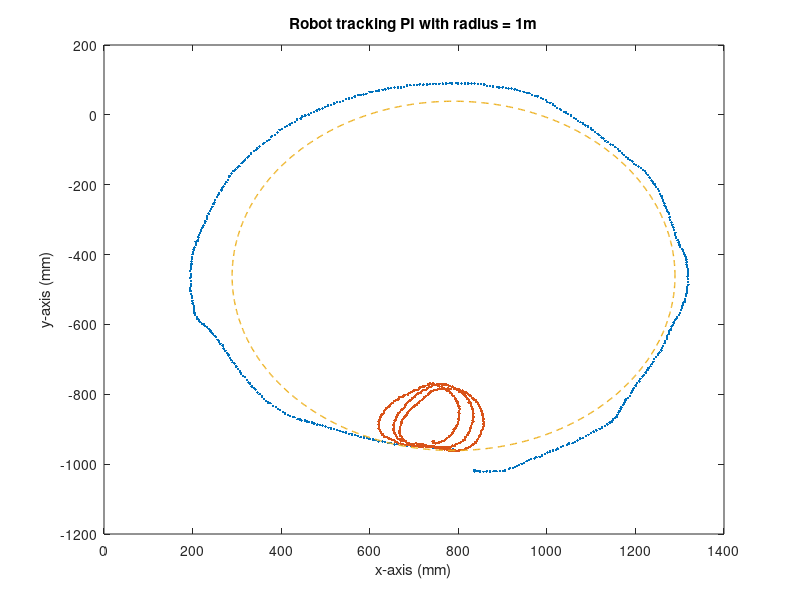
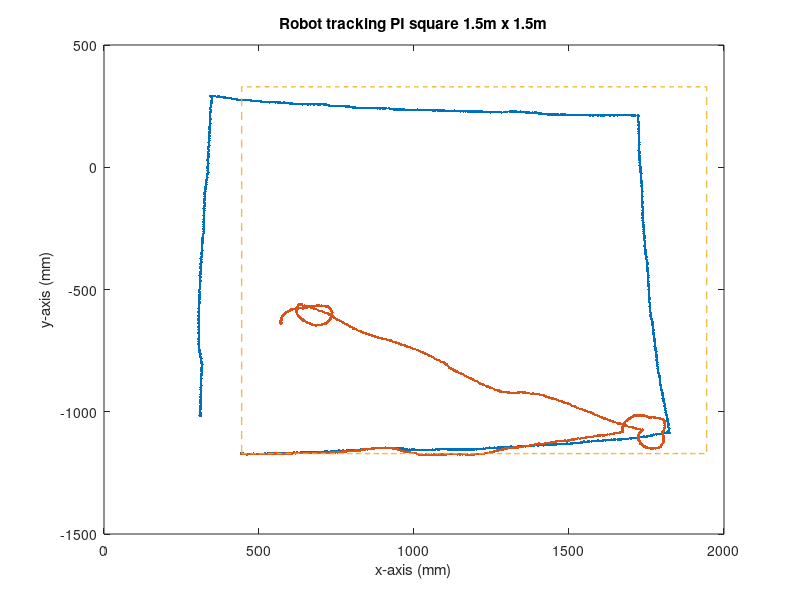

These charts were generated, in order, by the following MATLAB code:
clc
clear all
close all

%CIRCLE PI
data1 = csvread('CirclePI_R1m_08_01_2020.csv');
x_pi_r1m = data1(:,1);
y_pi_r1m = data1(:,2);
y_pi_r1m(891,1) = y_pi_r1m(890,1);
figure;
plot(x_pi_r1m,y_pi_r1m,'.','lineWidth',1);
title('Robot tracking PI with radius = 1m')
xlabel('x-axis (mm)');
ylabel('y-axis (mm)');

%CIRCLE MASTER 
data2 = csvread('CircleMaster_R1m_08_01_2020.csv');
x_master_r1m = data2(1:891,1);
y_master_r1m = data2(1:891,2);

hold on
plot(x_master_r1m,y_master_r1m,'.','lineWidth',1);
title('Robot tracking PI with radius = 1m')
xlabel('x-axis (mm)');
ylabel('y-axis (mm)');

th = 0:pi/445:2*pi;
xunit = 500 * cos(th) + 789.3;
xunit = xunit';
yunit = 500 * sin(th) + -461;
yunit = yunit';
plot(xunit, yunit, '--', 'lineWidth',1);

disp('Erro Circulo PI:')
errorCircle1 = -(trapz(xunit,yunit)/trapz(x_pi_r1m,y_pi_r1m))

disp('Erro Circulo Anterior:')
errorCircle2 = -(trapz(x_master_r1m,y_master_r1m)/trapz(xunit,yunit))
%SQUARE PI 
data3 = csvread('SquarePI_015_ms_08_01_2020.csv');
x_pi_015ms = data3(:,1);
y_pi_015ms = data3(:,2);

figure;
plot(x_pi_015ms,y_pi_015ms,'.','lineWidth',1);
title('Robot tracking PI square 1.5m x 1.5m')
xlabel('x-axis (mm)');
ylabel('y-axis (mm)');

%SQUARE MASTER 
data4 = csvread('SquareMaster_015_ms_08_01_2020.csv');
data4 = data4(1:1692,:);
x_master_015ms = data4(:,1);
y_master_015ms = data4(:,2);

hold on
plot(x_master_015ms,y_master_015ms,'.','lineWidth',1);
l1_x = (444:3.5461:1944);
l1_x = l1_x';

l2_y = (-1171:3.5461:329);
l2_y = l2_y';

l3_x = (1944:-3.5461:444);
l3_x = l3_x';

l4_y = (329:-3.5461:-1171);
l4_y = l4_y';

for i = 1:423
    l1_y(i,1) = -1171;
    l2_x(i,1) = 1944;
    l3_y(i,1) = 329;
    l4_x(i,1) = 444;
end

x_ideal = vertcat(l1_x, l2_x, l3_x, l4_x);
y_ideal = vertcat(l1_y, l2_y, l3_y, l4_y);
plot(x_ideal,y_ideal,'--','lineWidth',1);
%title('Robot tracking PI with radius = 1m')
%xlabel('x-axis (mm)');
%ylabel('y-axis (mm)');
errorSquare1 = (trapz(x_pi_015ms,y_pi_015ms)/trapz(x_ideal,y_ideal))
errorSquare2 = (trapz(x_master_015ms,y_master_015ms)/trapz(x_ideal,y_ideal))
%j = 1;
%x1(1,1) = x(1,1);
%y1(1,1) = y(1,1);
%for i = 1:(length(x)-1)
% if ((x(i+1,1)-x(i,1) ~= 0) || (y(i+1,1)-y(i,1) ~= 0))
%    j = j + 1; 
%    x1(j,1) = x(i+1,1);
%    y1(j,1) = y(i+1,1);
% end
%end




%hold on
%plot(x8,y8,'-','lineWidth',1);
%title('Robot tracking - Speed 0.5 m/s')
%xlabel('x-axis (mm)');
%ylabel('y-axis (mm)');
%plot(x5,y5,'-','lineWidth',1);
%title('Robot tracking - speed 1.0 m/s')
%xlabel('x-axis (mm)');
%ylabel('y-axis (mm)');
%plot(x4,y4,'-','lineWidth',1);
%title('Robot tracking - speed 2.0 m/s')
%xlabel('x-axis (mm)');
%ylabel('y-axis (mm)');



